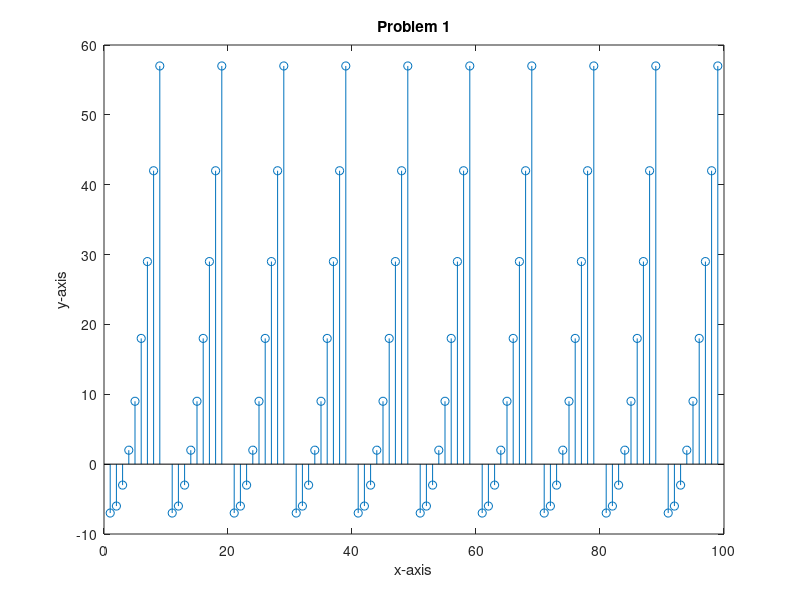

Source code (MATLAB):
function x = prob1()
f=(0:99);
for n=1:100
 if f(n)<9;
     f(n)=(f(n)^2)-7;
 elseif f(n) == 9;
     f(n) = NaN;
 elseif f(n)>=10;
         f(n)=f(n-10);
end
end
stem(f);
xlabel('x-axis')
ylabel('y-axis')
title('Problem 1')
end